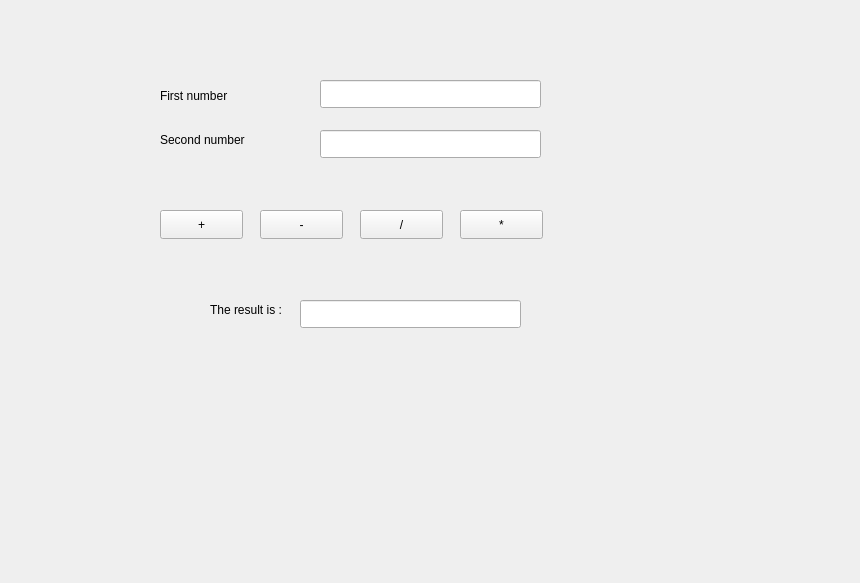
<?xml version="1.0" encoding="UTF-8"?>
<ui version="4.0">
 <class>MainWindow</class>
 <widget class="QMainWindow" name="MainWindow">
  <property name="geometry">
   <rect>
    <x>0</x>
    <y>0</y>
    <width>860</width>
    <height>583</height>
   </rect>
  </property>
  <property name="windowTitle">
   <string>MainWindow</string>
  </property>
  <widget class="QWidget" name="centralwidget">
   <widget class="QLabel" name="label">
    <property name="geometry">
     <rect>
      <x>160</x>
      <y>80</y>
      <width>101</width>
      <height>31</height>
     </rect>
    </property>
    <property name="text">
     <string>First number</string>
    </property>
   </widget>
   <widget class="QLabel" name="label_2">
    <property name="geometry">
     <rect>
      <x>160</x>
      <y>130</y>
      <width>111</width>
      <height>20</height>
     </rect>
    </property>
    <property name="text">
     <string>Second number</string>
    </property>
   </widget>
   <widget class="QLineEdit" name="txtFirstNum">
    <property name="geometry">
     <rect>
      <x>320</x>
      <y>80</y>
      <width>221</width>
      <height>28</height>
     </rect>
    </property>
   </widget>
   <widget class="QLineEdit" name="txtSecondNum">
    <property name="geometry">
     <rect>
      <x>320</x>
      <y>130</y>
      <width>221</width>
      <height>28</height>
     </rect>
    </property>
   </widget>
   <widget class="QPushButton" name="btnAdd">
    <property name="geometry">
     <rect>
      <x>160</x>
      <y>210</y>
      <width>83</width>
      <height>29</height>
     </rect>
    </property>
    <property name="text">
     <string>+</string>
    </property>
   </widget>
   <widget class="QPushButton" name="btnSubstract">
    <property name="geometry">
     <rect>
      <x>260</x>
      <y>210</y>
      <width>83</width>
      <height>29</height>
     </rect>
    </property>
    <property name="text">
     <string>-</string>
    </property>
   </widget>
   <widget class="QPushButton" name="btnDivide">
    <property name="geometry">
     <rect>
      <x>360</x>
      <y>210</y>
      <width>83</width>
      <height>29</height>
     </rect>
    </property>
    <property name="text">
     <string>/</string>
    </property>
   </widget>
   <widget class="QPushButton" name="btnMultiply">
    <property name="geometry">
     <rect>
      <x>460</x>
      <y>210</y>
      <width>83</width>
      <height>29</height>
     </rect>
    </property>
    <property name="text">
     <string>*</string>
    </property>
   </widget>
   <widget class="QLabel" name="label_3">
    <property name="geometry">
     <rect>
      <x>210</x>
      <y>300</y>
      <width>91</width>
      <height>20</height>
     </rect>
    </property>
    <property name="text">
     <string>The result is : </string>
    </property>
   </widget>
   <widget class="QLineEdit" name="txtResult">
    <property name="geometry">
     <rect>
      <x>300</x>
      <y>300</y>
      <width>221</width>
      <height>28</height>
     </rect>
    </property>
    <property name="readOnly">
     <bool>true</bool>
    </property>
   </widget>
  </widget>
 </widget>
 <resources/>
 <connections/>
</ui>
